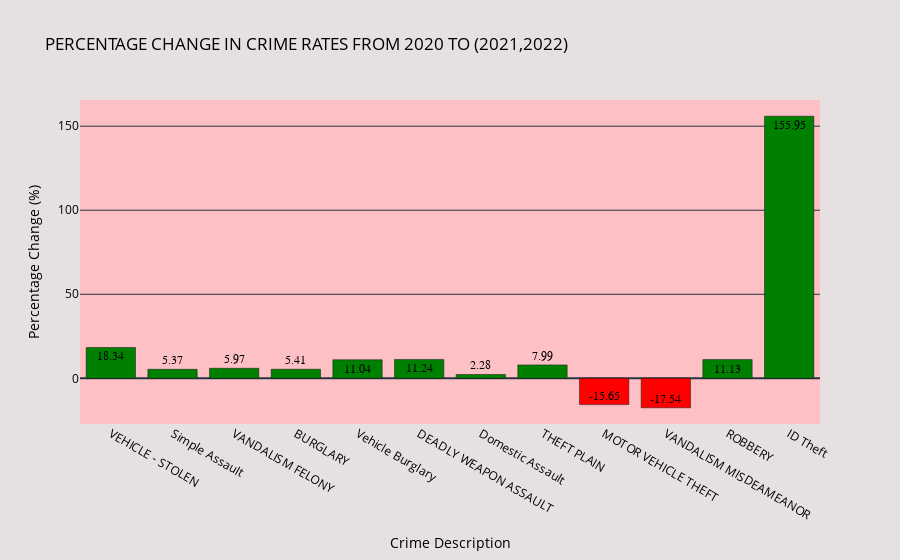

Here is the notebook cell this chart was saved with:
### Code cell
import pandas as pd
import plotly.express as px

# Load the data
data = pd.read_csv("Database/final/crime_data_modified_final.csv")

# Filter data for 2020, 2021, and 2022
data_2020 = data[data['year_rept'] == 2020]
data_2021_2022 = data[data['year_rept'].isin([2021, 2022])]

# Group data by crime description and count occurrences
crime_counts_2020 = data_2020['cr_cd_desc'].value_counts()
crime_counts_2021_2022 = data_2021_2022['cr_cd_desc'].value_counts() / 2  # Average counts for 2021 and 2022

# Create DataFrames to facilitate merging
df_2020 = crime_counts_2020.reset_index()
df_2020.columns = ['Crime Description', '2020 Count']

df_2021_2022 = crime_counts_2021_2022.reset_index()
df_2021_2022.columns = ['Crime Description', '2021-2022 Average Count']

# Apply the name replacement using a dictionary
short_names = {
    "THEFT OF IDENTITY": "ID Theft",
    "BATTERY - SIMPLE ASSAULT": "Simple Assault",
    "BURGLARY FROM VEHICLE": "Vehicle Burglary",
    "INTIMATE PARTNER - SIMPLE ASSAULT": "Domestic Assault",
    "VANDALISM - FELONY ($400 & OVER, ALL CHURCH VANDALISMS)": "VANDALISM FELONY",
    "ASSAULT WITH DEADLY WEAPON, AGGRAVATED ASSAULT": "DEADLY WEAPON ASSAULT",
    "THEFT PLAIN - PETTY ($950 & UNDER)": "THEFT PLAIN",
    "THEFT FROM MOTOR VEHICLE - PETTY ($950 & UNDER)": "MOTOR VEHICLE THEFT",
    "VANDALISM - MISDEAMEANOR ($399 OR UNDER)": "VANDALISM MISDEAMEANOR"
}

df_2020['Crime Description'] = df_2020['Crime Description'].map(short_names).fillna(df_2020['Crime Description'])
df_2021_2022['Crime Description'] = df_2021_2022['Crime Description'].map(short_names).fillna(df_2021_2022['Crime Description'])

# Merge the DataFrames on Crime Description
merged_data = pd.merge(df_2020, df_2021_2022, on='Crime Description', how='outer').fillna(0)

# Calculate the percentage change
merged_data['Percentage Change'] = ((merged_data['2021-2022 Average Count'] - merged_data['2020 Count']) / merged_data['2020 Count']) * 100

# Filter to top 12 crimes in 2020 for better clarity in visualization
merged_data = merged_data.nlargest(12, '2020 Count')

# Create a bar chart
fig = px.bar(merged_data, x='Crime Description', y='Percentage Change',
             title="PERCENTAGE CHANGE IN CRIME RATES FROM 2020 TO (2021,2022)",
             labels={'Percentage Change': 'Percentage Change (%)'},
             text_auto='.2f')  # Formatting text to show two decimal places

# Add color based on positive or negative change
fig.update_traces(marker_color=merged_data['Percentage Change'].apply(lambda x: 'red' if x < 0 else 'green'))

# Customize text font
fig.update_traces(textfont=dict(
    family="Arial, sans-serif",
    size=12,
    color="black"
))

# Update plot background color
fig.update_layout(
    plot_bgcolor="#fdc1c5",  # Light pink background
    paper_bgcolor="#e6e0e1",  # Light grey background
    template="plotly_dark",  # Apply the Plotly dark template
    font_color="black"
)

# Show the figure
fig.show()

### Figure 1 — Plotly figure (JSON) as saved in the notebook; plotly's stock layout.template omitted (floating-point values rounded to 4 significant figures)
{"data": [{"alignmentgroup": "True", "hovertemplate": "Crime Description=%{x}<br>Percentage Change (%)=%{y}<extra></extra>", "legendgroup": "", "marker": {"color": ["green", "green", "green", "green", "green", "green", "green", "green", "red", "red", "green", "green"], "pattern": {"shape": ""}}, "name": "", "offsetgroup": "", "orientation": "v", "showlegend": false, "textfont": {"color": "black", "family": "Arial, sans-serif", "size": 12}, "textposition": "auto", "texttemplate": "%{y:.2f}", "type": "bar", "x": ["VEHICLE - STOLEN", "Simple Assault", "VANDALISM FELONY", "BURGLARY", "Vehicle Burglary", "DEADLY WEAPON ASSAULT", "Domestic Assault", "THEFT PLAIN", "MOTOR VEHICLE THEFT", "VANDALISM MISDEAMEANOR", "ROBBERY", "ID Theft"], "xaxis": "x", "y": [18.34, 5.369, 5.968, 5.408, 11.04, 11.24, 2.28, 7.986, -15.65, -17.54, 11.13, 155.9], "yaxis": "y"}], "layout": {"barmode": "relative", "font": {"color": "black"}, "legend": {"tracegroupgap": 0}, "paper_bgcolor": "#e6e0e1", "plot_bgcolor": "#fdc1c5", "title": {"text": "PERCENTAGE CHANGE IN CRIME RATES FROM 2020 TO (2021,2022)"}, "xaxis": {"anchor": "y", "domain": [0, 1], "title": {"text": "Crime Description"}}, "yaxis": {"anchor": "x", "domain": [0, 1], "title": {"text": "Percentage Change (%)"}}}}
